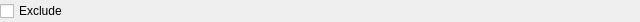
<?xml version="1.0" encoding="UTF-8"?>
<ui version="4.0">
 <class>filterTagwidget</class>
 <widget class="QWidget" name="filterTagwidget">
  <property name="geometry">
   <rect>
    <x>0</x>
    <y>0</y>
    <width>640</width>
    <height>22</height>
   </rect>
  </property>
  <property name="windowTitle">
   <string>Form</string>
  </property>
  <layout class="QHBoxLayout" name="horizontalLayout">
   <property name="spacing">
    <number>0</number>
   </property>
   <property name="margin">
    <number>0</number>
   </property>
   <item>
    <widget class="QCheckBox" name="exclude">
     <property name="text">
      <string>Exclude</string>
     </property>
    </widget>
   </item>
  </layout>
 </widget>
 <resources/>
 <connections/>
</ui>
